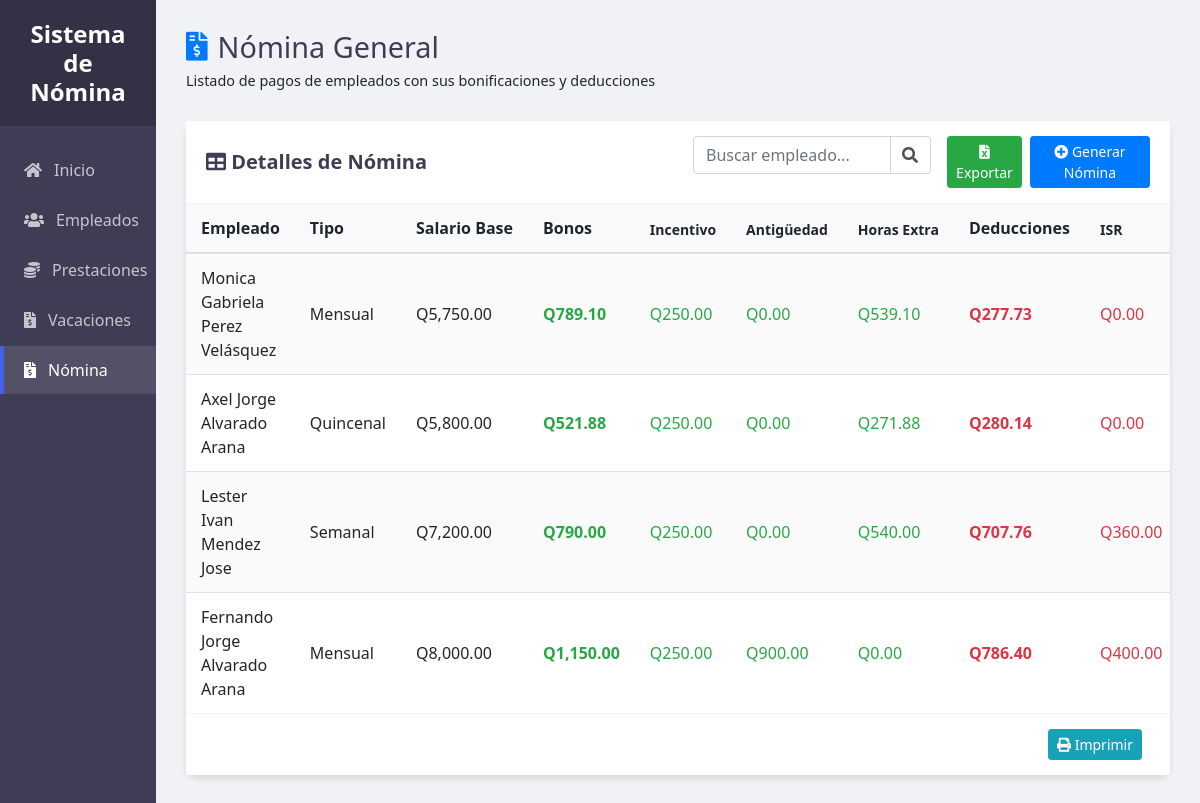
Page /ProyectoNomina/index.php?controller=nomina&action=ver on the committed database.
### tables this page shows
CREATE TABLE `nomina` (
  `ID_Nomina` int(11) NOT NULL AUTO_INCREMENT,
  `ID_Emp` int(11) NOT NULL,
  `Tipo_Nomina` enum('Semanal','Quincenal','Mensual') NOT NULL,
  `Fecha_Nomina` date NOT NULL,
  `Salario_Base` decimal(10,2) NOT NULL,
  `Bono_Incentivo` decimal(10,2) DEFAULT 250.00,
  `Bono_Antiguedad` decimal(10,2) DEFAULT 0.00,
  `Bono_HorasExtras` decimal(10,2) DEFAULT 0.00,
  `ISR` decimal(10,2) DEFAULT 0.00,
  `IGSS` decimal(10,2) DEFAULT 0.00,
  `Total_Neto` decimal(10,2) NOT NULL,
  PRIMARY KEY (`ID_Nomina`),
  KEY `ID_Emp` (`ID_Emp`),
  CONSTRAINT `nomina_ibfk_1` FOREIGN KEY (`ID_Emp`) REFERENCES `empleado` (`ID_Emp`)
);

### ProyectoNomina/Controllers/NominaController.php (called while the page is built, shortened)
<?php
require_once 'Models/NominaModelo.php';
class NominaController {
    private $nomina;
    public function __construct() {
        $db = db::conectar();
        $this->nomina = new NominaModelo($db);
    }
    public function ver() {
    $nominas = $this->nomina->obtenerNominas();
    require_once 'Views/Nomina/ver.php';
    }
}

### ProyectoNomina/Models/NominaModelo.php (called while the page is built, shortened)
<?php
class NominaModelo {
    private $conn;
    public function __construct($db) {
        $this->conn = $db;
    }
    public function obtenerNominas() {
        $stmt = $this->conn->prepare("CALL spObtenerNominas()");
        $stmt->execute();
        return $stmt->fetchAll(PDO::FETCH_ASSOC);
    }
}

### ProyectoNomina/Views/Nomina/Ver.php (the view, shortened to what this page needs)
<!DOCTYPE html>
<html lang="es">
<head>
    <link rel="stylesheet" href="https://cdn.jsdelivr.net/npm/bootstrap@4.6.2/dist/css/bootstrap.min.css">
    <link rel="stylesheet" href="https://cdnjs.cloudflare.com/ajax/libs/font-awesome/5.15.4/css/all.min.css">
    <link rel="stylesheet" href="Public/CSS/styleVerEmp.css">
</head>
<body>
    <div class="sidebar">
        <div class="sidebar-header">
            <h3>Sistema de Nómina</h3>
        </div>
        <ul class="sidebar-menu">
            <li><a href="index.php"><i class="fas fa-home"></i> Inicio</a></li>
            <li><a href="index.php?controller=empleado&action=ver"><i class="fas fa-users"></i> Empleados</a></li>
            <li><a href="index.php?controller=prestacion&action=ver"><i class="fas fa-coins"></i> Prestaciones</a></li>
            <li><a href="index.php?controller=vacaciones&action=ver"><i class="fas fa-file-invoice-dollar"></i> Vacaciones</a></li>
            <li><a href="index.php?controller=nomina&action=ver" class="active"><i class="fas fa-file-invoice-dollar"></i> Nómina</a></li>
        </ul>
    </div>
    <div class="main-content">
        <div class="content-container">
            <div class="header">
                <div class="header-title">
                    <h1><i class="fas fa-file-invoice-dollar text-primary"></i> Nómina General</h1>
                    <p>Listado de pagos de empleados con sus bonificaciones y deducciones</p>
                </div>
            </div>
            <div class="card">
                <div class="card-header bg-white">
                    <div class="row align-items-center">
                        <div class="col-md-6">
                            <h5 class="mb-0"><i class="fas fa-table"></i> Detalles de Nómina</h5>
                        </div>
                        <div class="col-md-6 text-right">
                            <div class="d-flex justify-content-end">
                                <form class="search-box mr-3">
                                    <div class="input-group">
                                        <input type="text" id="searchInput" class="form-control" placeholder="Buscar empleado...">
                                        <div class="input-group-append">
                                            <span class="input-group-text"><i class="fas fa-search"></i></span>
                                        </div>
                                    </div>
                                </form>
                                <a href="core/exportar_nomina.php" class="btn btn-success btn-sm mr-2">
                                    <i class="fas fa-file-excel"></i> Exportar
                                </a>
                                <a href="index.php?controller=nomina&action=crear" class="btn btn-primary btn-sm">
                                    <i class="fas fa-plus-circle"></i> Generar Nómina
                                </a>
                            </div>
                        </div>
                    </div>
                </div>
                <div class="card-body p-0">
                    <?php if (empty($nominas)): ?>
                        <div class="alert alert-info m-3">
                            <i class="fas fa-info-circle"></i> No se encontraron registros de nómina.
                        </div>
                    <?php else: ?>
                        <div class="table-container">
                            <table class="table table-striped table-hover" id="nominaTable">
                                <thead>
                                    <tr>
                                        <th>Empleado</th>
                                        <th>Tipo</th>
                                        <th>Salario Base</th>
                                        <th>Bonos</th>
                                        <th class="small">Incentivo</th>
                                        <th class="small">Antigüedad</th>
                                        <th class="small">Horas Extra</th>
                                        <th>Deducciones</th>
                                        <th class="small">ISR</th>
                                    </tr>
                                </thead>
                                <tbody>
                                    <?php foreach ($nominas as $n): ?>
                                        <tr>
                                            <td><?= htmlspecialchars($n['nombre_empleado'] ?? 'Empleado') ?></td>
                                            <td class="tipo-nomina-cell" data-id="<?= $n['ID_Nomina'] ?>">
                                                <span class="tipo-nomina-text"><?= $n['Tipo_Nomina'] ?></span>
                                            </td>
                                            <td>Q<?= number_format($n['Salario_Base'], 2) ?></td>
                                            <td class="text-success"><strong>Q<?= number_format($n['Bono_Incentivo'] + $n['Bono_Antiguedad'] + $n['Bono_HorasExtras'], 2) ?></strong></td>
                                            <td class="text-success">Q<?= number_format($n['Bono_Incentivo'], 2) ?></td>
                                            <td class="text-success">Q<?= number_format($n['Bono_Antiguedad'], 2) ?></td>
                                            <td class="text-success">Q<?= number_format($n['Bono_HorasExtras'], 2) ?></td>
                                            <td class="text-danger"><strong>Q<?= number_format($n['ISR'] + $n['IGSS'], 2) ?></strong></td>
                                            <td class="text-danger">Q<?= number_format($n['ISR'], 2) ?></td>
                                        </tr>
                                    <?php endforeach; ?>
                                </tbody>
                            </table>
                        </div>
                    <?php endif; ?>
                </div>
                <div class="card-footer text-right">
                    <button onclick="window.print()" class="btn btn-info btn-sm mr-2">
                        <i class="fas fa-print"></i> Imprimir
                    </button>
                </div>
            </div>
        </div>
    </div>
</body>
</html>

### ProyectoNomina/Public/CSS/styleVerEmp.css (style rules this page uses)
:root { --primary: #4361ee; --secondary: #3f3d56; --success: #23a359; --danger: #e74c3c; --light: #f8f9fa; --dark: #343a40; --gray: #6c757d; --sidebar-width: 13%; }
body { margin: 0; padding: 0; font-family: 'Segoe UI', Roboto, 'Helvetica Neue', Arial, sans-serif; background-color: #f0f2f5; display: flex; min-height: 100vh; overflow: hidden; }
.sidebar { width: var(--sidebar-width); background-color: var(--secondary); color: white; position: fixed; height: 100vh; overflow-y: auto; z-index: 100; }
.sidebar-header { padding: 20px; background-color: rgba(0, 0, 0, 0.2); text-align: center; }
.sidebar-header h3 { margin: 0; font-size: 1.5rem; font-weight: 600; }
.sidebar-menu { list-style: none; padding: 0; margin: 20px 0; }
.sidebar-menu li { margin-bottom: 2px; }
.sidebar-menu a { display: flex; align-items: center; padding: 12px 20px; color: rgba(255, 255, 255, 0.7); text-decoration: none; transition: all 0.3s; border-left: 4px solid transparent; }
.sidebar-menu a:hover, .sidebar-menu a.active { background-color: rgba(255, 255, 255, 0.1); color: white; border-left-color: var(--primary); }
.sidebar-menu i { margin-right: 12px; }
.main-content { flex: 1; margin-left: var(--sidebar-width); height: 100vh; overflow-y: auto; }
.content-container { padding: 30px; max-width: 1800px; margin: 0 auto; }
.header { display: flex; justify-content: space-between; align-items: center; margin-bottom: 30px; }
.header-title h1 { margin: 0; font-size: 1.8rem; color: var(--secondary); display: flex; align-items: center; }
.header-title h1 i { margin-right: 10px; }
.header-title p { margin: 5px 0 0; font-size: 0.9rem; }
.card { border: none; border-radius: 10px; box-shadow: 0 4px 6px rgba(0, 0, 0, 0.1); margin-bottom: 30px; background-color: white; }
.card-header { padding: 15px 20px; border-bottom: 1px solid rgba(0, 0, 0, 0.05); }
.card-header h5 { font-weight: 600; color: var(--secondary); }
.table-container { max-height: calc(100vh - 250px); overflow-y: auto; overflow-x: auto; }
.table { margin-bottom: 0; width: 100%; }
.table thead th { position: sticky; top: 0; background-color: #f8f9fa; z-index: 10; font-weight: 600; border-top: none; border-bottom: 2px solid #dee2e6; padding: 12px 15px; white-space: nowrap; }
.table td { padding: 12px 15px; vertical-align: middle; }
.table-striped tbody tr:nth-of-type(odd) { background-color: rgba(0, 0, 0, 0.02); }
.card-footer { background-color: white; border-top: 1px solid rgba(0, 0, 0, 0.05); padding: 15px 20px; }
.search-box { max-width: 300px; margin-left: auto; }
.search-box .form-control { border-top-right-radius: 0; border-bottom-right-radius: 0; }
.search-box .input-group-text { background-color: white; border-left: none; }

### rows in the picture
nomina: nombre_empleado "Monica Gabriela Perez Velásquez", Tipo_Nomina "Mensual", Salario_Base "5,750.00", $n['Bono_Incentivo'] + $n['Bono_Antiguedad'] + $n['Bono_HorasExtras'] "789.10", Bono_Incentivo "250.00", Bono_Antiguedad "0.00", Bono_HorasExtras "539.10", $n['ISR'] + $n['IGSS'] "277.73", ISR "0.00"
nomina: nombre_empleado "Axel Jorge Alvarado Arana", Tipo_Nomina "Quincenal", Salario_Base "5,800.00", $n['Bono_Incentivo'] + $n['Bono_Antiguedad'] + $n['Bono_HorasExtras'] "521.88", Bono_Incentivo "250.00", Bono_Antiguedad "0.00", Bono_HorasExtras "271.88", $n['ISR'] + $n['IGSS'] "280.14", ISR "0.00"
nomina: nombre_empleado "Lester Ivan Mendez Jose", Tipo_Nomina "Semanal", Salario_Base "7,200.00", $n['Bono_Incentivo'] + $n['Bono_Antiguedad'] + $n['Bono_HorasExtras'] "790.00", Bono_Incentivo "250.00", Bono_Antiguedad "0.00", Bono_HorasExtras "540.00", $n['ISR'] + $n['IGSS'] "707.76", ISR "360.00"
nomina: nombre_empleado "Fernando Jorge Alvarado Arana", Tipo_Nomina "Mensual", Salario_Base "8,000.00", $n['Bono_Incentivo'] + $n['Bono_Antiguedad'] + $n['Bono_HorasExtras'] "1,150.00", Bono_Incentivo "250.00", Bono_Antiguedad "900.00", Bono_HorasExtras "0.00", $n['ISR'] + $n['IGSS'] "786.40", ISR "400.00"
